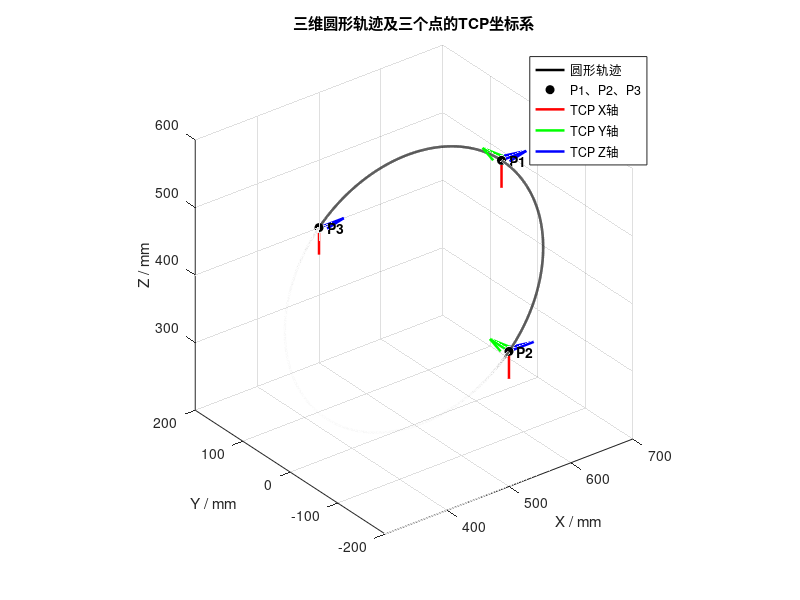

Reproduce this figure in MATLAB.
% 三点确定空间圆轨迹，首先输入三点坐标，然后生成空间圆形轨迹
% 可以设置频率与运行速度，方便生成TCP所有点的位置
% 可以设置TCP点相对于基坐标系的姿态（3*3矩阵）

% 三点坐标
P1 = [641.44;    0; 541.44];
P2 = [500.00; -200; 400.00];
P3 = [500.00;  200; 400.00];
points = [P1, P2, P3];

% 采样频率与运行速度
v = 50;% 单位mm/s
fre = 1000;% 单位：Hz

% TCP相对于基坐标系的姿态
posture = [0 0 1;
           0 1 0;
          -1 0 0;];

% 根据三个不共线点计算空间圆的圆心、半径和法向量
a = P2 - P1;
b = P3 - P1;
normal = cross(a, b);
if norm(normal) < 1e-9
    error('P1、P2、P3不能共线。');
end

center = P1 + (cross(normal, a) * dot(b, b) + ...
               cross(b, normal) * dot(a, a)) / (2 * dot(normal, normal));
radius = norm(P1 - center);
normal = normal / norm(normal);

% 在圆平面内建立正交坐标系，使轨迹按P1 -> P2 -> P3的方向运行
ex = (P1 - center) / radius;
ey = cross(normal, ex);
angle_P2 = mod(atan2(ey.' * (P2 - center), ex.' * (P2 - center)), 2*pi);
angle_P3 = mod(atan2(ey.' * (P3 - center), ex.' * (P3 - center)), 2*pi);
if angle_P2 > angle_P3
    ey = -ey;
end

% 根据圆周长度、运行速度和采样频率生成完整圆轨迹
if v <= 0 || fre <= 0
    error('运行速度v和采样频率fre必须大于0。');
end
circle_time = 2*pi*radius / v;
segment_count = max(3, ceil(circle_time * fre));
theta = linspace(0, 2*pi, segment_count + 1);
trajectory = center + radius * (ex * cos(theta) + ey * sin(theta));
Ideal_traj = trajectory.';

% 为圆周每个采样点生成TCP相对于基坐标系的4*4齐次位姿矩阵
if norm(posture.' * posture - eye(3), 'fro') > 1e-9 || ...
        abs(det(posture) - 1) > 1e-9
    error('posture必须是有效的3*3旋转矩阵。');
end

point_count = size(trajectory, 2);
TCP_poses = repmat(eye(4), 1, 1, point_count);
TCP_poses(1:3, 1:3, :) = repmat(posture, 1, 1, point_count);
TCP_poses(1:3, 4, :) = reshape(trajectory, 3, 1, point_count);

% TXT中每四行对应一个采样点的4*4位姿矩阵，矩阵之间用空行分隔
script_path = mfilename('fullpath');
if isempty(script_path)
    output_dir = pwd;
else
    output_dir = fileparts(script_path);
end
output_file = fullfile(output_dir, 'circle_R200_TCP_poses.txt');
file_id = fopen(output_file, 'w');
if file_id == -1
    error('无法创建TCP位姿文件：%s', output_file);
end

try
    for i = 1:point_count
        fprintf(file_id, '%.10f %.10f %.10f %.10f\n', TCP_poses(:, :, i).');
        fprintf(file_id, '\n');
    end
    fclose(file_id);
catch ME
    fclose(file_id);
    rethrow(ME);
end

% 在三维坐标系中显示空间圆、三个输入点及其TCP坐标系
figure('Color', 'w', 'Name', 'Circle R200 and TCP frames');
plot3(trajectory(1, :), trajectory(2, :), trajectory(3, :), ...
      'k-', 'LineWidth', 1.8, 'DisplayName', '圆形轨迹');
hold on;
plot3(points(1, :), points(2, :), points(3, :), ...
      'ko', 'MarkerFaceColor', 'k', 'MarkerSize', 6, ...
      'DisplayName', 'P1、P2、P3');

axis_length = 0.2 * radius;
for i = 1:size(points, 2)
    origin = points(:, i);
    quiver3(origin(1), origin(2), origin(3), ...
            posture(1, 1) * axis_length, posture(2, 1) * axis_length, ...
            posture(3, 1) * axis_length, 0, 'r', 'LineWidth', 1.8, ...
            'MaxHeadSize', 0.5, 'HandleVisibility', 'off');
    quiver3(origin(1), origin(2), origin(3), ...
            posture(1, 2) * axis_length, posture(2, 2) * axis_length, ...
            posture(3, 2) * axis_length, 0, 'g', 'LineWidth', 1.8, ...
            'MaxHeadSize', 0.5, 'HandleVisibility', 'off');
    quiver3(origin(1), origin(2), origin(3), ...
            posture(1, 3) * axis_length, posture(2, 3) * axis_length, ...
            posture(3, 3) * axis_length, 0, 'b', 'LineWidth', 1.8, ...
            'MaxHeadSize', 0.5, 'HandleVisibility', 'off');
    text(origin(1), origin(2), origin(3), ['  P', num2str(i)], ...
         'FontSize', 10, 'FontWeight', 'bold');
end

% 使用不可见对象在图例中标明TCP三轴颜色
plot3(nan, nan, nan, 'r-', 'LineWidth', 1.8, 'DisplayName', 'TCP X轴');
plot3(nan, nan, nan, 'g-', 'LineWidth', 1.8, 'DisplayName', 'TCP Y轴');
plot3(nan, nan, nan, 'b-', 'LineWidth', 1.8, 'DisplayName', 'TCP Z轴');

grid on;
axis equal;
view(3);
xlabel('X / mm');
ylabel('Y / mm');
zlabel('Z / mm');
title('三维圆形轨迹及三个点的TCP坐标系');
legend('Location', 'best');

fprintf('圆心：[%.4f, %.4f, %.4f] mm\n', center);
fprintf('半径：%.4f mm\n', radius);
fprintf('轨迹点数：%d\n', point_count);
fprintf('TCP位姿已写入：%s\n', output_file);
